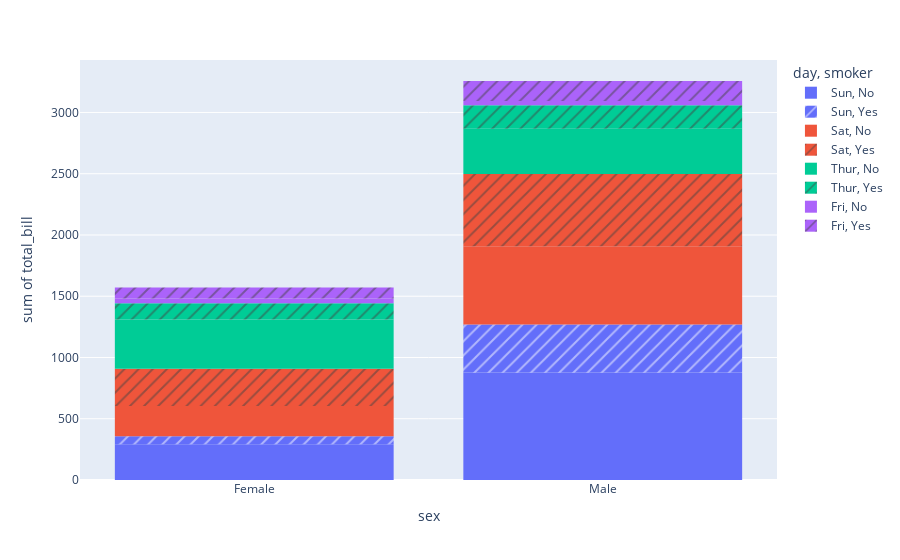

Here is the notebook cell this chart was saved with:
### Markdown cell above
Q3. Using the tips dataset in the Plotly library, Plot a histogram for x= "sex" and y="total_bill" column in
the tips dataset. Also, use the "smoker" column with the pattern_shape parameter and the "day"
column with the color parameter.

### Code cell
df = px.data.tips()
fig = px.histogram(df , x = "sex" , y = "total_bill" , pattern_shape = "smoker" , color = "day" )
fig.show()

### Figure 1 — Plotly figure (JSON) as saved in the notebook; plotly's stock layout.template omitted (floating-point values rounded to 4 significant figures)
{"data": [{"alignmentgroup": "True", "bingroup": "x", "histfunc": "sum", "hovertemplate": "day=Sun<br>smoker=No<br>sex=%{x}<br>sum of total_bill=%{y}<extra></extra>", "legendgroup": "Sun, No", "marker": {"color": "#636efa", "pattern": {"shape": ""}}, "name": "Sun, No", "offsetgroup": "Sun, No", "orientation": "v", "showlegend": true, "type": "histogram", "x": ["Female", "Male", "Male", "Male", "Female", "Male", "Male", "Male", "Male", "Male", "Male", "Female", "Male", "Male", "Female", "Male", "Female", "Male", "Female", "Male", "Male", "Male", "Male", "Male", "Male", "Male", "Male", "Male", "Male", "Female", "Female", "Male", "Male", "Male", "Male", "Male", "Female", "Female", "Male", "Male", "Male", "Male", "Male", "Male", "Female", "Male", "Female", "Female", "Male", "Male", "Male", "Female", "Male", "Male", "Male", "Male", "Male"], "xaxis": "x", "y": [16.99, 10.34, 21.01, 23.68, 24.59, 25.29, 8.77, 26.88, 15.04, 14.78, 10.27, 35.26, 15.42, 18.43, 14.83, 21.58, 10.33, 16.29, 16.97, 17.46, 13.94, 9.68, 30.4, 18.29, 22.23, 32.4, 28.55, 18.04, 12.54, 10.29, 34.81, 9.94, 25.56, 19.49, 38.07, 23.95, 25.71, 17.31, 29.93, 14.07, 13.13, 17.26, 24.55, 19.77, 29.85, 48.17, 25, 13.39, 16.49, 21.5, 12.66, 16.21, 13.81, 24.52, 20.76, 31.71, 20.69], "yaxis": "y"}, {"alignmentgroup": "True", "bingroup": "x", "histfunc": "sum", "hovertemplate": "day=Sun<br>smoker=Yes<br>sex=%{x}<br>sum of total_bill=%{y}<extra></extra>", "legendgroup": "Sun, Yes", "marker": {"color": "#636efa", "pattern": {"shape": "/"}}, "name": "Sun, Yes", "offsetgroup": "Sun, Yes", "orientation": "v", "showlegend": true, "type": "histogram", "x": ["Female", "Male", "Male", "Male", "Male", "Male", "Male", "Female", "Male", "Male", "Male", "Male", "Male", "Male", "Female", "Male", "Female", "Male", "Male"], "xaxis": "x", "y": [17.51, 7.25, 31.85, 16.82, 32.9, 17.89, 14.48, 9.6, 34.63, 34.65, 23.33, 45.35, 23.17, 40.55, 20.9, 30.46, 18.15, 23.1, 15.69], "yaxis": "y"}, {"alignmentgroup": "True", "bingroup": "x", "histfunc": "sum", "hovertemplate": "day=Sat<br>smoker=No<br>sex=%{x}<br>sum of total_bill=%{y}<extra></extra>", "legendgroup": "Sat, No", "marker": {"color": "#EF553B", "pattern": {"shape": ""}}, "name": "Sat, No", "offsetgroup": "Sat, No", "orientation": "v", "showlegend": true, "type": "histogram", "x": ["Male", "Male", "Female", "Female", "Male", "Male", "Male", "Male", "Male", "Male", "Female", "Male", "Male", "Female", "Female", "Male", "Male", "Male", "Female", "Male", "Male", "Male", "Female", "Male", "Male", "Male", "Female", "Male", "Male", "Female", "Female", "Male", "Female", "Male", "Male", "Female", "Male", "Male", "Male", "Male", "Male", "Male", "Female", "Male", "Male"], "xaxis": "x", "y": [20.65, 17.92, 20.29, 15.77, 39.42, 19.82, 17.81, 13.37, 12.69, 21.7, 19.65, 9.55, 18.35, 15.06, 20.69, 17.78, 24.06, 16.31, 16.93, 18.69, 31.27, 16.04, 26.41, 48.27, 17.59, 20.08, 16.45, 20.23, 12.02, 17.07, 14.73, 10.51, 20.92, 18.24, 14, 7.25, 48.33, 20.45, 13.28, 11.61, 10.77, 10.07, 35.83, 29.03, 17.82], "yaxis": "y"}, {"alignmentgroup": "True", "bingroup": "x", "histfunc": "sum", "hovertemplate": "day=Sat<br>smoker=Yes<br>sex=%{x}<br>sum of total_bill=%{y}<extra></extra>", "legendgroup": "Sat, Yes", "marker": {"color": "#EF553B", "pattern": {"shape": "/"}}, "name": "Sat, Yes", "offsetgroup": "Sat, Yes", "orientation": "v", "showlegend": true, "type": "histogram", "x": ["Male", "Male", "Male", "Male", "Male", "Male", "Female", "Male", "Female", "Female", "Male", "Female", "Female", "Male", "Male", "Male", "Female", "Female", "Female", "Male", "Male", "Male", "Male", "Male", "Female", "Male", "Male", "Female", "Female", "Female", "Male", "Male", "Male", "Female", "Female", "Male", "Male", "Male", "Male", "Male", "Female", "Male"], "xaxis": "x", "y": [38.01, 11.24, 20.29, 13.81, 11.02, 18.29, 3.07, 15.01, 26.86, 25.28, 17.92, 44.3, 22.42, 15.36, 20.49, 25.21, 14.31, 10.59, 10.63, 50.81, 15.81, 26.59, 38.73, 24.27, 12.76, 30.06, 25.89, 13.27, 28.17, 12.9, 28.15, 11.59, 7.74, 30.14, 22.12, 24.01, 15.69, 15.53, 12.6, 32.83, 27.18, 22.67], "yaxis": "y"}, {"alignmentgroup": "True", "bingroup": "x", "histfunc": "sum", "hovertemplate": "day=Thur<br>smoker=No<br>sex=%{x}<br>sum of total_bill=%{y}<extra></extra>", "legendgroup": "Thur, No", "marker": {"color": "#00cc96", "pattern": {"shape": ""}}, "name": "Thur, No", "offsetgroup": "Thur, No", "orientation": "v", "showlegend": true, "type": "histogram", "x": ["Male", "Male", "Male", "Male", "Female", "Male", "Female", "Male", "Male", "Male", "Male", "Female", "Female", "Female", "Male", "Female", "Male", "Male", "Female", "Female", "Male", "Female", "Female", "Male", "Male", "Female", "Female", "Female", "Female", "Female", "Female", "Female", "Female", "Female", "Male", "Male", "Female", "Female", "Female", "Female", "Female", "Male", "Male", "Male", "Female"], "xaxis": "x", "y": [27.2, 22.76, 17.29, 16.66, 10.07, 15.98, 34.83, 13.03, 18.28, 24.71, 21.16, 10.65, 12.43, 24.08, 11.69, 13.42, 14.26, 15.95, 12.48, 29.8, 8.52, 14.52, 11.38, 22.82, 19.08, 20.27, 11.17, 12.26, 18.26, 8.51, 10.33, 14.15, 13.16, 17.47, 34.3, 41.19, 27.05, 16.43, 8.35, 18.64, 11.87, 9.78, 7.51, 7.56, 18.78], "yaxis": "y"}, {"alignmentgroup": "True", "bingroup": "x", "histfunc": "sum", "hovertemplate": "day=Thur<br>smoker=Yes<br>sex=%{x}<br>sum of total_bill=%{y}<extra></extra>", "legendgroup": "Thur, Yes", "marker": {"color": "#00cc96", "pattern": {"shape": "/"}}, "name": "Thur, Yes", "offsetgroup": "Thur, Yes", "orientation": "v", "showlegend": true, "type": "histogram", "x": ["Male", "Male", "Male", "Female", "Male", "Male", "Male", "Male", "Female", "Female", "Male", "Male", "Female", "Female", "Female", "Male", "Female"], "xaxis": "x", "y": [19.44, 32.68, 16, 19.81, 28.44, 15.48, 16.58, 10.34, 43.11, 13, 13.51, 18.71, 12.74, 13, 16.4, 20.53, 16.47], "yaxis": "y"}, {"alignmentgroup": "True", "bingroup": "x", "histfunc": "sum", "hovertemplate": "day=Fri<br>smoker=No<br>sex=%{x}<br>sum of total_bill=%{y}<extra></extra>", "legendgroup": "Fri, No", "marker": {"color": "#ab63fa", "pattern": {"shape": ""}}, "name": "Fri, No", "offsetgroup": "Fri, No", "orientation": "v", "showlegend": true, "type": "histogram", "x": ["Male", "Female", "Male", "Female"], "xaxis": "x", "y": [22.49, 22.75, 12.46, 15.98], "yaxis": "y"}, {"alignmentgroup": "True", "bingroup": "x", "histfunc": "sum", "hovertemplate": "day=Fri<br>smoker=Yes<br>sex=%{x}<br>sum of total_bill=%{y}<extra></extra>", "legendgroup": "Fri, Yes", "marker": {"color": "#ab63fa", "pattern": {"shape": "/"}}, "name": "Fri, Yes", "offsetgroup": "Fri, Yes", "orientation": "v", "showlegend": true, "type": "histogram", "x": ["Male", "Female", "Female", "Male", "Male", "Male", "Male", "Female", "Female", "Male", "Female", "Male", "Male", "Female", "Female"], "xaxis": "x", "y": [28.97, 5.75, 16.32, 40.17, 27.28, 12.03, 21.01, 11.35, 15.38, 12.16, 13.42, 8.58, 13.42, 16.27, 10.09], "yaxis": "y"}], "layout": {"autosize": true, "barmode": "relative", "legend": {"title": {"text": "day, smoker"}, "tracegroupgap": 0}, "margin": {"t": 60}, "xaxis": {"anchor": "y", "autorange": true, "domain": [0, 1], "range": [-0.5, 1.5], "title": {"text": "sex"}, "type": "category"}, "yaxis": {"anchor": "x", "autorange": true, "domain": [0, 1], "range": [0, 3428.0], "title": {"text": "sum of total_bill"}, "type": "linear"}}}
